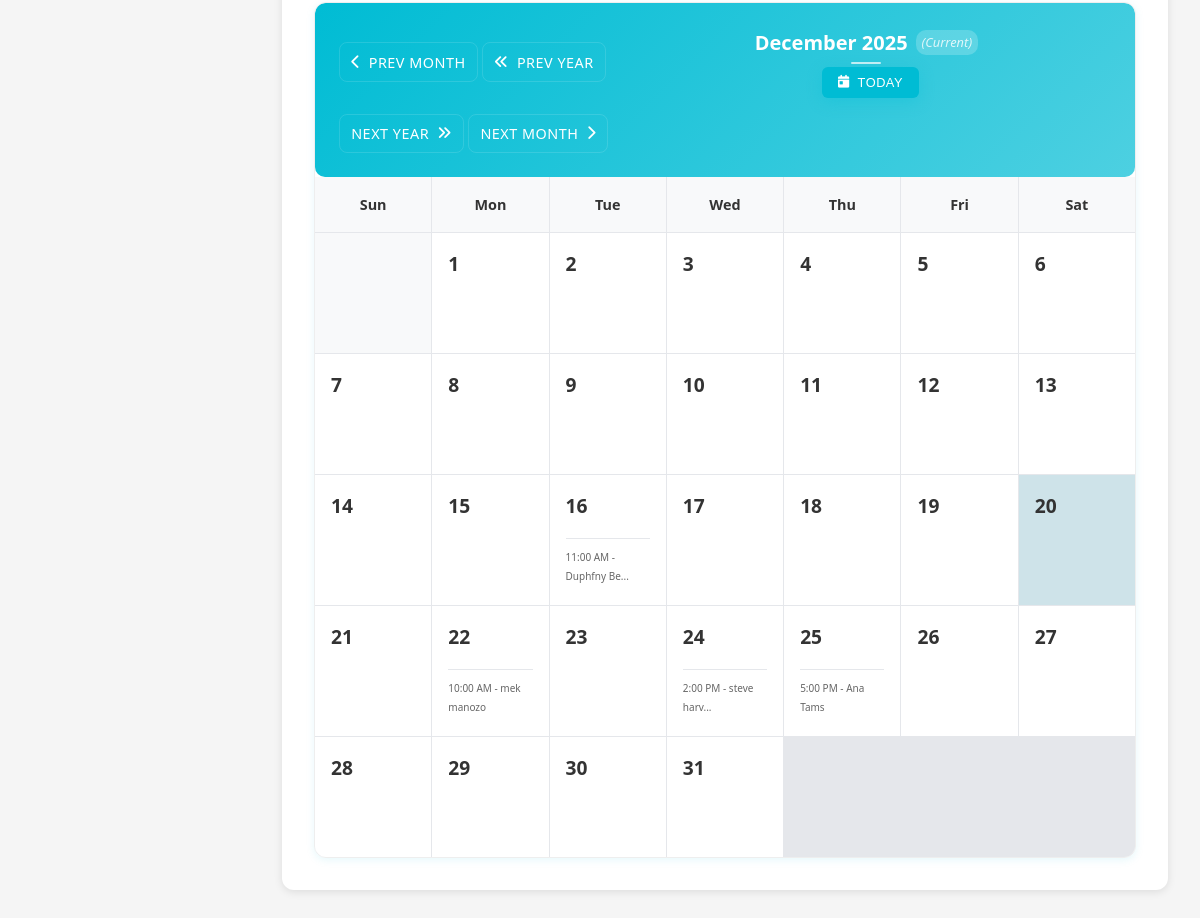
Page /doctor/schedule.php (signed in, lower part) on the earlier database version.
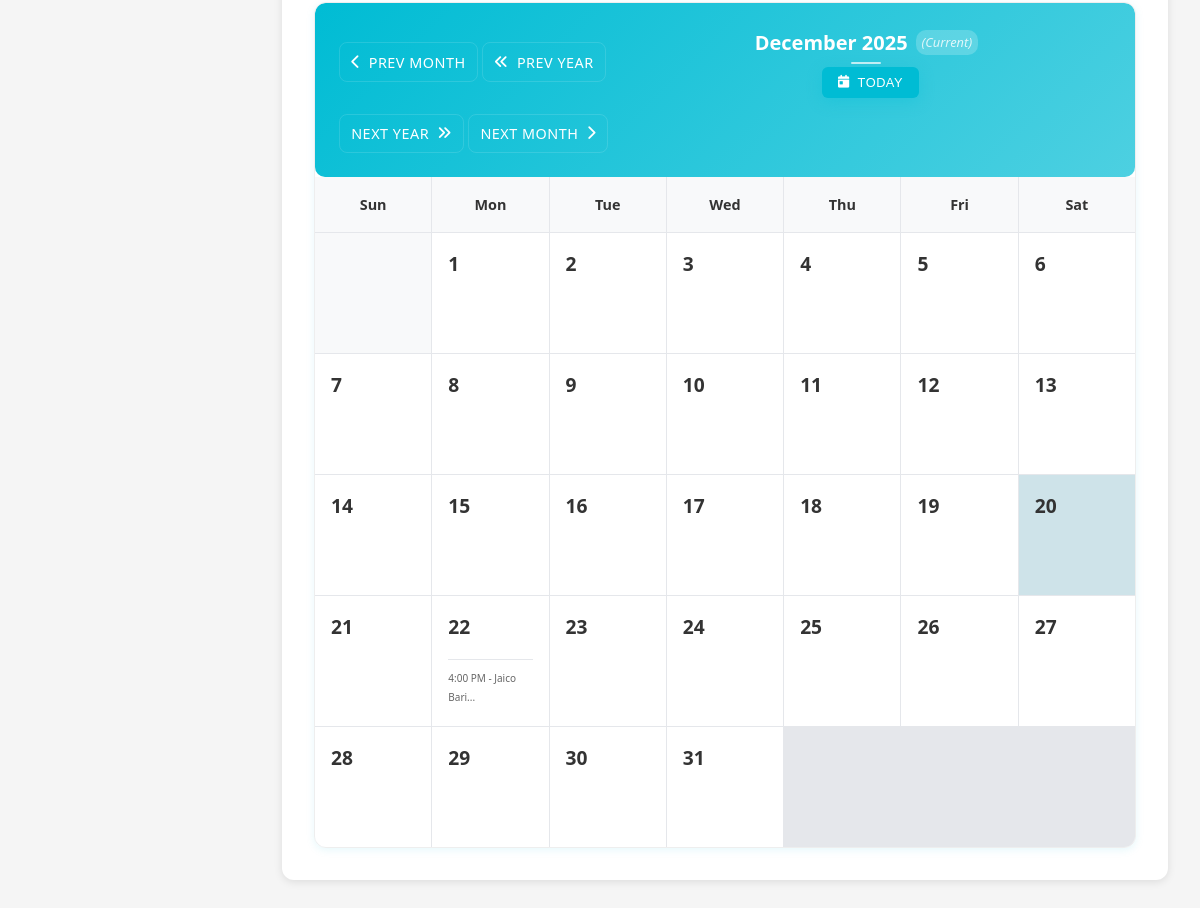
Same page on the later database version.
### tables this page shows
CREATE TABLE "appointments" (
            id INTEGER PRIMARY KEY AUTOINCREMENT,
            patient_id INTEGER NOT NULL,
            doctor_id INTEGER NOT NULL,
            appointment_date DATE NOT NULL,
            appointment_time TIME NOT NULL,
            duration INTEGER,
            reason_for_visit TEXT,
            status TEXT CHECK(status IN ('pending', 'rescheduled', 'scheduled', 'completed', 'cancelled', 'no_show')) DEFAULT 'pending',
            notes TEXT,
            patient_info TEXT,
            created_at DATETIME DEFAULT CURRENT_TIMESTAMP,
            updated_at DATETIME DEFAULT CURRENT_TIMESTAMP
        );

CREATE TABLE users (
                    id INTEGER PRIMARY KEY AUTOINCREMENT,
                    username VARCHAR(50) UNIQUE NOT NULL,
                    email VARCHAR(100) UNIQUE NOT NULL,
                    password VARCHAR(255) NOT NULL,
                    first_name VARCHAR(50),
                    last_name VARCHAR(50),
                    profile_image VARCHAR(255),
                    role VARCHAR(20) DEFAULT 'patient' CHECK (role IN ('admin', 'doctor', 'patient')),
                    is_active INTEGER DEFAULT 1,
                    status VARCHAR(20) DEFAULT 'pending' CHECK (status IN ('active', 'inactive', 'pending')),
                    created_at DATETIME DEFAULT CURRENT_TIMESTAMP,
                    updated_at DATETIME DEFAULT CURRENT_TIMESTAMP
                , email_verified INTEGER DEFAULT 0, phone TEXT, date_of_birth TEXT, gender TEXT, address TEXT);

### includes/database.php (called while the page is built, shortened)
<?php
class Database {
    private $connection;
    private static $instance = null;
    public static function getInstance() {
        if (self::$instance === null) {
            self::$instance = new self();
        }
        return self::$instance;
    }
    private function connect() {
        try {
            if (DB_TYPE === 'sqlite') {
                $this->connection = new PDO(
                    "sqlite:" . SQLITE_PATH,
                    null,
                    null,
                    array(
                        PDO::ATTR_ERRMODE => PDO::ERRMODE_EXCEPTION,
                        PDO::ATTR_DEFAULT_FETCH_MODE => PDO::FETCH_ASSOC
                    )
                );
                $this->connection->exec('PRAGMA foreign_keys = ON');
            }
        } catch (PDOException $e) {
            die("Database connection failed: " . $e->getMessage());
        }
    }
    public function query($sql, $params = array()) {
        try {
            $stmt = $this->connection->prepare($sql);
            $stmt->execute($params);
            return $stmt;
        } catch (PDOException $e) {
            error_log("Database query error: " . $e->getMessage());
            throw $e;
        }
    }
    public function fetch($sql, $params = array()) {
        $stmt = $this->query($sql, $params);
        return $stmt->fetch();
    }
    public function fetchAll($sql, $params = array()) {
        $stmt = $this->query($sql, $params);
        return $stmt->fetchAll();
    }
}
?>

### includes/functions.php (called while the page is built, shortened)
<?php
require_once 'database.php';
function formatTime($time, $format = 'g:i A') {
    $timestamp = strtotime($time);
    return date($format, $timestamp);
}
?>

### doctor/schedule.php (the view, shortened to what the changed rows need)
<?php
require_once '../includes/functions.php';
$db = Database::getInstance();
$session_user_id = $_SESSION['user_id'];
$doctor_row = $db->fetch("SELECT id, user_id FROM doctors WHERE user_id = ?", [$session_user_id]);
if ($doctor_row && isset($doctor_row['id'])) {
    $doctor_id = (int)$doctor_row['id'];
} else {
    $doctor_id = $session_user_id;
}
$current_month = (int)($_GET['month'] ?? date('n'));
$current_year = (int)($_GET['year'] ?? date('Y'));
$month_str = sprintf('%02d', $current_month);
$year_str = (string)$current_year;
$month_appointments_detailed = $db->fetchAll("
    SELECT a.*,
           a.reason_for_visit as reason_for_visit,
           u.first_name as patient_first_name, u.last_name as patient_last_name,
           p.phone as patient_phone
    FROM appointments a
    JOIN patients p ON a.patient_id = p.id
    JOIN users u ON p.user_id = u.id
    WHERE a.doctor_id = ? AND strftime('%m', a.appointment_date) = ? AND strftime('%Y', a.appointment_date) = ?
    ORDER BY a.appointment_date, a.appointment_time
", [$doctor_id, $month_str, $year_str]);
$appointments_by_date_detailed = [];
foreach ($month_appointments_detailed as $apt) {
    $date = $apt['appointment_date'];
    if (!isset($appointments_by_date_detailed[$date])) {
        $appointments_by_date_detailed[$date] = [];
    }
    $appointments_by_date_detailed[$date][] = $apt;
}
$first_day_of_month = mktime(0, 0, 0, $current_month, 1, $current_year);
$days_in_month = date('t', $first_day_of_month);
$first_day_of_week = date('w', $first_day_of_month);
$days_of_week = ['Sunday', 'Monday', 'Tuesday', 'Wednesday', 'Thursday', 'Friday', 'Saturday'];
require_once '../includes/header.php';
?>
<div class="doctor-container">
    <div class="doctor-content">
        <div class="content-section">
            <div class="section-content">
                <div class="schedule-calendar">
                    <div class="calendar-grid">
                        <?php foreach ($days_of_week as $day): ?>
                            <div class="calendar-day-header"><?php echo substr($day, 0, 3); ?></div>
                        <?php endforeach; ?>
                        <?php for ($i = 0; $i < $first_day_of_week; $i++): ?>
                            <div class="calendar-day other-month"></div>
                        <?php endfor; ?>
                        <?php for ($day = 1; $day <= $days_in_month; $day++):
                            $current_date = sprintf('%04d-%02d-%02d', $current_year, $current_month, $day);
                            $is_today = ($current_date === date('Y-m-d'));
                            $is_past = ($current_date < date('Y-m-d'));
                            $day_appointments = $appointments_by_date_detailed[$current_date] ?? [];
                            $classes = ['calendar-day'];
                            if ($is_today) $classes[] = 'today';
                            if ($is_past) $classes[] = 'past';
                        ?>
                            <div class="<?php echo implode(' ', $classes); ?>" onclick="showDayDetails('<?php echo $current_date; ?>')">
                                <div class="day-number"><?php echo $day; ?></div>
                                <?php if (!empty($day_appointments) && count($day_appointments) > 0): ?>
                                    <div class="appointment-preview">
                                        <?php
                                        $preview_count = min(2, count($day_appointments));
                                        for ($i = 0; $i < $preview_count; $i++):
                                            $apt = $day_appointments[$i];
                                        ?>
                                            <div class="preview-item">
                                                <small><?php echo formatTime($apt['appointment_time']); ?> - <?php echo htmlspecialchars(substr($apt['patient_first_name'] . ' ' . $apt['patient_last_name'], 0, 10)); ?><?php echo strlen($apt['patient_first_name'] . ' ' . $apt['patient_last_name']) > 10 ? '...' : ''; ?></small>
                                            </div>
                                        <?php endfor; ?>
                                    </div>
                                <?php endif; ?>
                            </div>
                        <?php endfor; ?>
                    </div>
                </div>
            </div>
        </div>
    </div>
</div>
</body>
</html>

Differences in the rows shown:
removed appointments: appointment_time "11:00 AM", users.first_name+last_name "Duphfny Be"
removed appointments: appointment_time "10:00 AM", users.first_name+last_name "mek manozo"
removed appointments: appointment_time "2:00 PM", users.first_name+last_name "steve harv"
removed appointments: appointment_time "5:00 PM", users.first_name+last_name "Ana Tams"
now on this page (row edited): appointments: appointment_time "4:00 PM", users.first_name+last_name "Jaico Bari"
